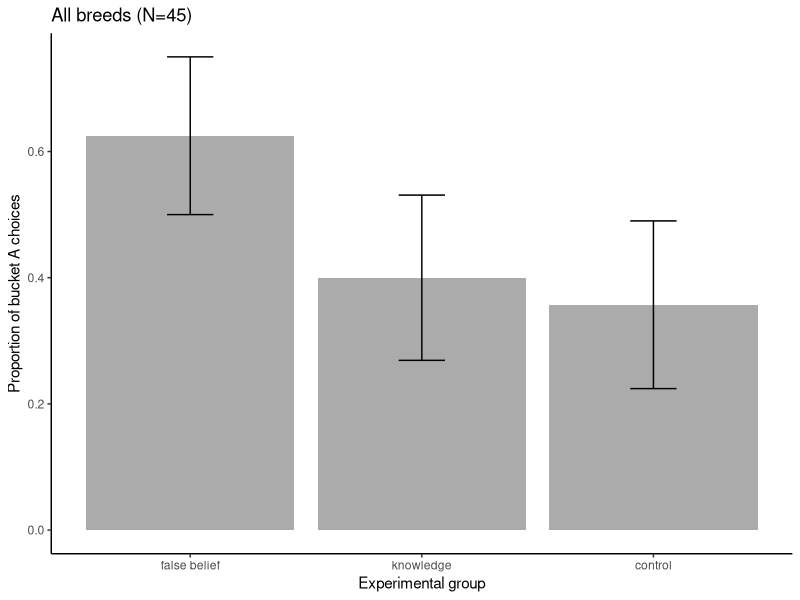
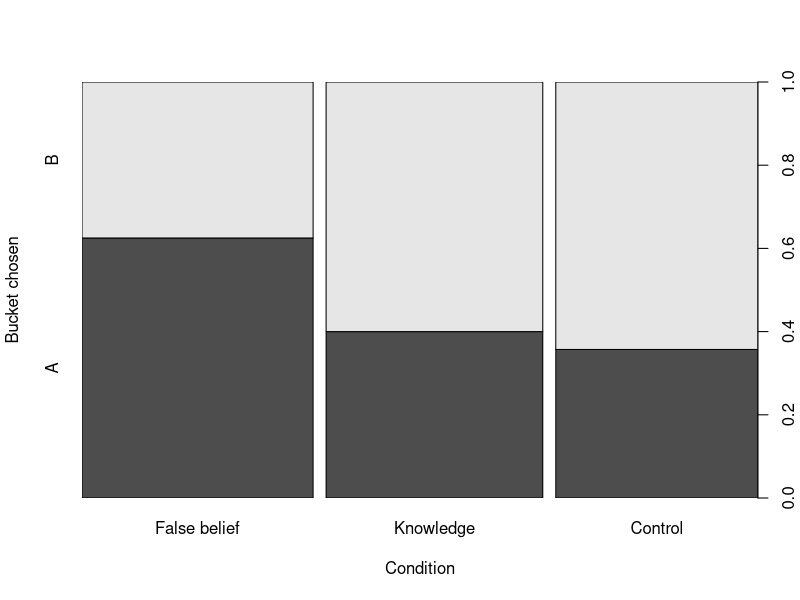

The R script that drew these images, in order:
## ---- chunk 1
library(tidyverse)
library(ggplot2)
## ---- chunk 2
xdata <- read.csv("data/tested_dogs.csv", header = TRUE) %>% 
  na.omit %>% 
  mutate(choice_letter = as.factor(choice_letter)) %>% 
  mutate(condition = as.factor(condition)) %>% 
  mutate(age_months=as.numeric(age_months))
## ---- chunk 3
##nr. dogs choosing bucket A and B overall
table(xdata$choice_letter)

##proportions relative to the whole sample
mean(xdata$choice_letter=="A")
mean(xdata$choice_letter=="B")

##nr. dogs choosing bucket A and B in each condition
table(xdata$condition, xdata$choice_letter)

##proportions relative to the different conditions
fb_subset <- xdata[xdata$condition == "false_belief", ]
know_subset <- xdata[xdata$condition == "knowledge", ]
ctr_subset <- xdata[xdata$condition == "control", ]
mean(fb_subset$choice_letter=="A")
mean(know_subset$choice_letter=="A")
mean(ctr_subset$choice_letter=="A")

#experimenters (communicator and hider)
table(xdata$condition, xdata$communicator)
table(xdata$condition, xdata$hider)

#age
mean(fb_subset$age_months)
mean(know_subset$age_months)
mean(ctr_subset$age_months)
## ---- chunk 4
#table with descriptive stats for plotting
plot.data <- xdata %>%
  mutate(choice = ifelse(choice_letter == "A", 1, 0)) %>%
  mutate(condition = fct_relevel(
    fct_recode(
      condition,
      "false belief" = "false_belief",
      "knowledge" = "knowledge",
      "control" = "control"
    ),
    "false belief",
    "knowledge",
    "control"
  )) %>% #specify order of factor levels for factor_relevel
  group_by(condition) %>%
  summarise(
    mean.choiceA = mean(choice),
    sd.choiceA = sd(choice),
    n.choseA = sum(choice),
    median.choiceA = median(choice),
    n.tested.per.cond = length(choice),
    se.choiceA = sd(choice) / sqrt(length(choice))
  )

plot.data

##barplot of choices by experimental group

p.choice <- ggplot(data = plot.data, aes(x = condition, y = mean.choiceA)) +
  geom_bar(stat = "identity", alpha = 0.5) +
  geom_errorbar(aes(ymin = mean.choiceA - se.choiceA, ymax = mean.choiceA + #error bars represent standard error
                      se.choiceA),
                width = .2) +
  #ylim(0,0.8)+
  #geom_signif(comparisons=list(c("False Belief", #"Knowledge")), annotations="*",
  #             y_position = 0.75, tip_length = 0.04, #vjust=0.4) +
  theme_classic() +
  labs(x = "Experimental group", y = "Proportion of bucket A choices")+
  ggtitle("All breeds (N=45)")

p.choice
 
#saving the plot with ggsave
# ggsave(
#   "./graphs/bucket_A_choices_BC.png",
#   plot = last_plot(),
#   device = NULL,
#  # path = "C:/Users/lonardol/Desktop/False Belief experiment/FB_2_follow_up/Graphs/Border Collies",
#   scale = 0.8,
#   width = 7,
#   height = 6,
#   #units = c("in", "cm", "mm"),
#   dpi = 320,
#   limitsize = TRUE
# )
## ---- chunk 5
#mosaic plot to visualize also bucket B choices
mosaic.plot.data  <- xdata %>%
  mutate(choice_letter = fct_relevel(choice_letter, "B", "A")) %>%
  mutate(condition = fct_relevel(
    fct_recode(
      condition,
      "False belief" = "false_belief",
      "Knowledge" = "knowledge",
      "Control" = "control"
    ),
    "False belief",
    "Knowledge",
    "Control"
  )) #specify order of factor levels for factor_relevel

plot(mosaic.plot.data$condition,mosaic.plot.data$choice_letter,
  xlab = "Condition",
  ylab = "Bucket chosen")


#saving the plot with ggsave
# ggsave(
#   "./graphs/bucket_A_choices_BC.png",
#   plot = last_plot(),
#   device = NULL,
#  # path = "C:/Users/lonardol/Desktop/False Belief experiment/FB_2_follow_up/Graphs/Border Collies",
#   scale = 0.8,
#   width = 7,
#   height = 6,
#   #units = c("in", "cm", "mm"),
#   dpi = 320,
#   limitsize = TRUE
# )
## ---- chunk 6
#chi square test (false belief - knowledge) 29 October
condition<-c("false belief", "knowledge", "control")
outcome <- c(9, 5, 5) # number of successes for each condition
n <- c(14, 13, 13)       # total trials for each condition

# Create a contingency table
table <- matrix(c(outcome[1], n[1] - outcome[1], outcome[2], n[2] - outcome[2], outcome[3], n[3] - outcome[3]), 
                nrow = 3, byrow = TRUE)
rownames(table) <- condition
colnames(table) <- c("Success", "Failure")

# Chi-squared test
chisq.test(table)
